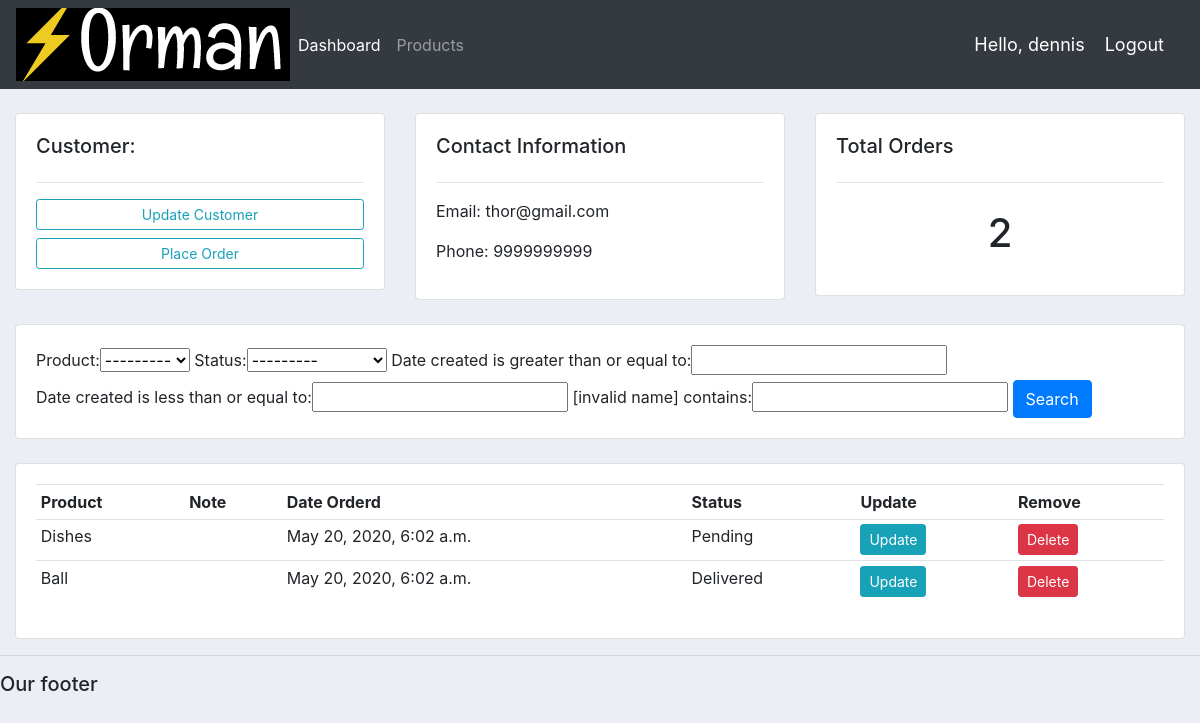
The page /customer/11/ (signed in) on the database its author committed.
### accounts/models.py (models this page shows, shortened)
class Customer(models.Model):
	user=models.OneToOneField(User,null=True,on_delete=models.CASCADE)
	name = models.CharField(max_length=200, null=True)
	phone = models.CharField(max_length=200, null=True)
	email = models.CharField(max_length=200, null=True)
	profilepic = models.ImageField(default="profiledefault.jpeg",null=True, blank=True)
	date_created = models.DateTimeField(auto_now_add=True, null=True)

class Order(models.Model):
	STATUS = (
			('Pending', 'Pending'),
			('Out for delivery', 'Out for delivery'),
			('Delivered', 'Delivered'),
			)
	customer=models.ForeignKey(Customer,null=True,on_delete=models.SET_NULL)
	product=models.ForeignKey(Product,null=True,on_delete=models.SET_NULL)
	date_created = models.DateTimeField(auto_now_add=True, null=True)
	status = models.CharField(max_length=200,null=True,choices=STATUS)

class Product(models.Model):
	CATEGORY = (
			('Indoor', 'Indoor'),
			('Out Door', 'Out Door'),
			)
	name = models.CharField(max_length=200,null=True)
	price = models.FloatField(null=True)
	category = models.CharField(max_length=200,null=True,choices=CATEGORY)
	date_created = models.DateTimeField(auto_now_add=True, null=True)
	tags=models.ManyToManyField(Tag)
	def __str__(self):
		return self.name

### accounts/decorators.py (the view)
		def wrapper_func(request, *args, **kwargs):
			group = None
			if request.user.groups.exists():
				group = request.user.groups.all()[0].name
			if group in allowed_roles:
				return view_func(request, *args, **kwargs)
			else:
				return HttpResponse('You are not authorized to view this page')

### accounts/views.py (called while the page is built)
@login_required(login_url='login')
@allowed_users(allowed_roles=['admin'])
def customer(request, pk_test):
	customer = Customer.objects.get(id=pk_test)
	orders = customer.order_set.all()
	order_count = orders.count()
	myFilter = OrderFilter(request.GET, queryset=orders)
	orders = myFilter.qs
	context = {'customer':customer, 'orders':orders, 'order_count':order_count,
	'myFilter':myFilter}
	return render(request, 'accounts/customer.html',context)

### accounts/templates/accounts/customer.html
{%  extends 'accounts/main.html' %}
{% block content %}
	<br>
<div class="row">
	<div class="col-md">
		<div class="card card-body">
			<h5>Customer:</h5>
			<hr>
			<a class="btn btn-outline-info  btn-sm btn-block" href="">Update Customer</a>
			<a class="btn btn-outline-info  btn-sm btn-block" href="{% url 'create_order' customer.id %}">Place Order</a>
		</div>
	</div>
	<div class="col-md">
		<div class="card card-body">
			<h5>Contact Information</h5>
			<hr>
			<p>Email: {{customer.email}}</p>
			<p>Phone: {{customer.phone}}</p>
		</div>
	</div>
	<div class="col-md">
		<div class="card card-body">
			<h5>Total Orders</h5>
			<hr>
			<h1 style="text-align: center;padding: 10px">{{order_count}}</h1>
		</div>
	</div>
</div>
<br>
<div class="row">
	<div class="col">
		<div class="card card-body">
			<form method="get">
				{{myFilter.form}}
		    <button class="btn btn-primary" type="submit">Search</button>
		  </form>
		</div>
	</div>
</div>
<br>
<div class="row">
	<div class="col-md">
		<div class="card card-body">
			<table class="table table-sm">
				<tr>
					<th>Product</th>
					<th>Note</th>
					<th>Date Orderd</th>
					<th>Status</th>
					<th>Update</th>
					<th>Remove</th>
				</tr>
				{% for order in orders %}
				<tr>
					<td>{{order.product}}</td>
					<td>{{order.note}}</td>
					<td>{{order.date_created}}</td>
					<td>{{order.status}}</td>
					<td><a class="btn btn-sm btn-info" href="{% url 'update_order' order.id %}">Update</a></td>
					<td><a class="btn btn-sm btn-danger" href="{% url 'delete_order' order.id %}">Delete</a></td>
				</tr>
				{% endfor %}
			</table>
		</div>
	</div>
</div>
{% endblock %}

### accounts/templates/accounts/navbar.html (shortened to what this page needs)
{% load static %}
<nav class="navbar navbar-expand-lg navbar-dark bg-dark">
 <img src="{% static 'images/logo.png' %}">
  <div class="collapse navbar-collapse" id="navbarNav">
    <ul class="navbar-nav">
      {% if request.user.is_staff %}
      <li class="nav-item active">
        <a class="nav-link" href="{% url 'home' %}">Dashboard</a>
      </li>
      <li class="nav-item">
        <a class="nav-link" href="{% url 'products' %}">Products</a>
      </li>
      {% else %}
       <li class="nav-item">
        <a class="nav-link" href="{% url 'account' %}">Settings</a>
      </li>
      {% endif %}
    </ul>
  </div>
  <span class="hello-msg">Hello, {{request.user}}</span>
  <span ><a  class="hello-msg" href="{% url 'logout' %}">Logout</a></span>
</nav>

### static/css/main.css (style rules this page uses)
body { background-color: #ebeff5; }

### accounts/templates/accounts/navbar.html (style rules this page uses)
.hello-msg { font-size: 18px; color: #fff; margin-right: 20px; }

### rows shown on the page
Customer: email "thor@gmail.com", phone "9999999999"
Order: product "Dishes", date_created "May 20, 2020, 6:02 a.m.", status "Pending"
Order: product "Ball", date_created "May 20, 2020, 6:02 a.m.", status "Delivered"

### other values the page prints
{{ request.user }} "dennis"
{{ order_count }} "2"
